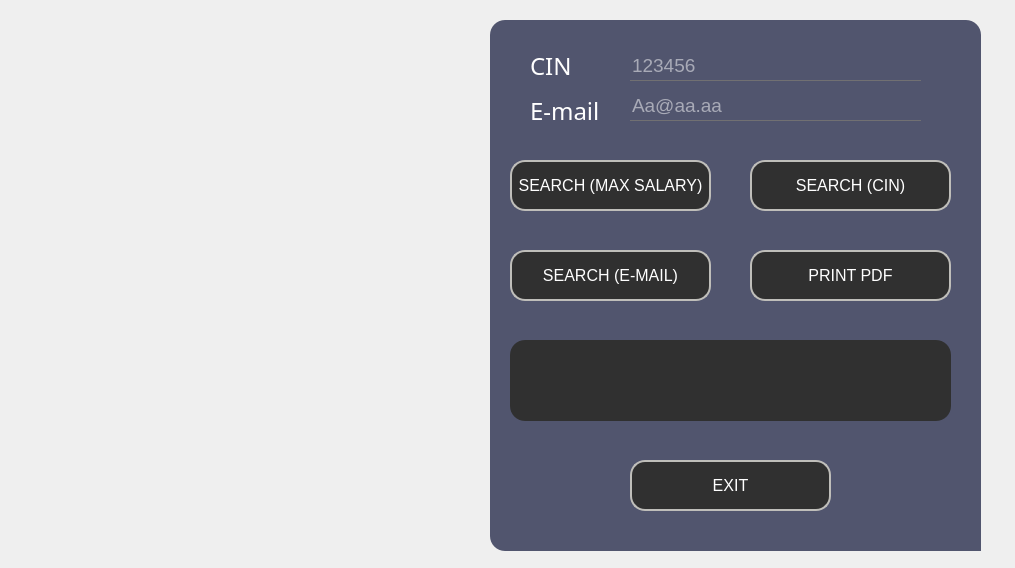
<?xml version="1.0" encoding="UTF-8"?>
<ui version="4.0">
 <class>searchpdf</class>
 <widget class="QDialog" name="searchpdf">
  <property name="geometry">
   <rect>
    <x>0</x>
    <y>0</y>
    <width>1015</width>
    <height>568</height>
   </rect>
  </property>
  <property name="windowTitle">
   <string>Dialog</string>
  </property>
  <property name="styleSheet">
   <string notr="true">*{
background:url(C:/Users/ALA/Desktop/2A/projet/hammerrrm.jpg);
}</string>
  </property>
  <widget class="QFrame" name="add_employee">
   <property name="geometry">
    <rect>
     <x>490</x>
     <y>20</y>
     <width>491</width>
     <height>531</height>
    </rect>
   </property>
   <property name="styleSheet">
    <string notr="true">QFrame
{
	background:#51556e;
    border-radius:15px;
}</string>
   </property>
   <property name="frameShape">
    <enum>QFrame::StyledPanel</enum>
   </property>
   <property name="frameShadow">
    <enum>QFrame::Raised</enum>
   </property>
   <widget class="QLabel" name="label_8">
    <property name="geometry">
     <rect>
      <x>380</x>
      <y>450</y>
      <width>231</width>
      <height>171</height>
     </rect>
    </property>
    <property name="text">
     <string/>
    </property>
    <property name="pixmap">
     <pixmap>D:/QTprojet/smart court.png</pixmap>
    </property>
    <property name="scaledContents">
     <bool>true</bool>
    </property>
   </widget>
   <widget class="QPushButton" name="add_new_employee">
    <property name="geometry">
     <rect>
      <x>140</x>
      <y>440</y>
      <width>201</width>
      <height>51</height>
     </rect>
    </property>
    <property name="font">
     <font>
      <pointsize>12</pointsize>
     </font>
    </property>
    <property name="styleSheet">
     <string notr="true">*{
color:white;
border-radius: 15px;
background:#303030;
border: 2px solid #bfbeba;
}

*:hover
{
	color:#303030;
	border-radius:15px;
	background:white;
border: 2px solid #bfbeba;
}</string>
    </property>
    <property name="text">
     <string>EXIT</string>
    </property>
   </widget>
   <widget class="QPushButton" name="PDF">
    <property name="geometry">
     <rect>
      <x>260</x>
      <y>230</y>
      <width>201</width>
      <height>51</height>
     </rect>
    </property>
    <property name="font">
     <font>
      <pointsize>12</pointsize>
     </font>
    </property>
    <property name="styleSheet">
     <string notr="true">*{
color:white;
border-radius: 15px;
background:#303030;
border: 2px solid #bfbeba;
}

*:hover
{
	color:#303030;
	border-radius:15px;
	background:white;
border: 2px solid #bfbeba;
}</string>
    </property>
    <property name="text">
     <string>PRINT PDF</string>
    </property>
   </widget>
   <widget class="QPushButton" name="SCIN">
    <property name="geometry">
     <rect>
      <x>260</x>
      <y>140</y>
      <width>201</width>
      <height>51</height>
     </rect>
    </property>
    <property name="font">
     <font>
      <pointsize>12</pointsize>
     </font>
    </property>
    <property name="styleSheet">
     <string notr="true">*{
color:white;
border-radius: 15px;
background:#303030;
border: 2px solid #bfbeba;
}

*:hover
{
	color:#303030;
	border-radius:15px;
	background:white;
border: 2px solid #bfbeba;
}</string>
    </property>
    <property name="text">
     <string>SEARCH (CIN)</string>
    </property>
   </widget>
   <widget class="QPushButton" name="SEMAIL">
    <property name="geometry">
     <rect>
      <x>20</x>
      <y>230</y>
      <width>201</width>
      <height>51</height>
     </rect>
    </property>
    <property name="font">
     <font>
      <pointsize>12</pointsize>
     </font>
    </property>
    <property name="styleSheet">
     <string notr="true">*{
color:white;
border-radius: 15px;
background:#303030;
border: 2px solid #bfbeba;
}

*:hover
{
	color:#303030;
	border-radius:15px;
	background:white;
border: 2px solid #bfbeba;
}</string>
    </property>
    <property name="text">
     <string>SEARCH (E-MAIL)</string>
    </property>
   </widget>
   <widget class="QPushButton" name="MAX">
    <property name="geometry">
     <rect>
      <x>20</x>
      <y>140</y>
      <width>201</width>
      <height>51</height>
     </rect>
    </property>
    <property name="font">
     <font>
      <pointsize>12</pointsize>
     </font>
    </property>
    <property name="styleSheet">
     <string notr="true">*{
color:white;
border-radius: 15px;
background:#303030;
border: 2px solid #bfbeba;
}

*:hover
{
	color:#303030;
	border-radius:15px;
	background:white;
border: 2px solid #bfbeba;
}</string>
    </property>
    <property name="text">
     <string>SEARCH (MAX SALARY)</string>
    </property>
   </widget>
   <widget class="QLineEdit" name="LCin">
    <property name="geometry">
     <rect>
      <x>140</x>
      <y>30</y>
      <width>291</width>
      <height>31</height>
     </rect>
    </property>
    <property name="font">
     <font>
      <pointsize>14</pointsize>
     </font>
    </property>
    <property name="acceptDrops">
     <bool>true</bool>
    </property>
    <property name="styleSheet">
     <string notr="true">*{
background:transparent;
border:none;
color:white;
border-bottom:1px solid #717072;
}</string>
    </property>
    <property name="inputMask">
     <string/>
    </property>
    <property name="text">
     <string/>
    </property>
    <property name="maxLength">
     <number>32767</number>
    </property>
    <property name="echoMode">
     <enum>QLineEdit::Normal</enum>
    </property>
    <property name="placeholderText">
     <string>123456</string>
    </property>
   </widget>
   <widget class="QLabel" name="label_7">
    <property name="geometry">
     <rect>
      <x>40</x>
      <y>20</y>
      <width>51</width>
      <height>51</height>
     </rect>
    </property>
    <property name="styleSheet">
     <string notr="true">*{
    font-family:century gothic;
    font-size:24px;
	color:white;
}

</string>
    </property>
    <property name="text">
     <string>CIN</string>
    </property>
   </widget>
   <widget class="QLineEdit" name="LEmail">
    <property name="geometry">
     <rect>
      <x>140</x>
      <y>70</y>
      <width>291</width>
      <height>31</height>
     </rect>
    </property>
    <property name="font">
     <font>
      <pointsize>14</pointsize>
     </font>
    </property>
    <property name="acceptDrops">
     <bool>true</bool>
    </property>
    <property name="styleSheet">
     <string notr="true">*{
background:transparent;
border:none;
color:white;
border-bottom:1px solid #717072;
}</string>
    </property>
    <property name="inputMask">
     <string/>
    </property>
    <property name="text">
     <string/>
    </property>
    <property name="maxLength">
     <number>32767</number>
    </property>
    <property name="echoMode">
     <enum>QLineEdit::Normal</enum>
    </property>
    <property name="placeholderText">
     <string>Aa@aa.aa</string>
    </property>
   </widget>
   <widget class="QLabel" name="label_12">
    <property name="geometry">
     <rect>
      <x>40</x>
      <y>70</y>
      <width>91</width>
      <height>41</height>
     </rect>
    </property>
    <property name="styleSheet">
     <string notr="true">*{
    font-family:century gothic;
    font-size:24px;
	color:white;
}

</string>
    </property>
    <property name="text">
     <string>E-mail</string>
    </property>
   </widget>
   <widget class="QTableView" name="TabAff">
    <property name="geometry">
     <rect>
      <x>20</x>
      <y>320</y>
      <width>441</width>
      <height>81</height>
     </rect>
    </property>
    <property name="autoFillBackground">
     <bool>false</bool>
    </property>
    <property name="styleSheet">
     <string notr="true">*{
color: #bfbeba ;
gridline-color: #bfbeba;
font-size: 12pt;
border-radius: 15px;
background: #303030;
}

*::selection
{
background-color:white;
border : 1px solid red;
}</string>
    </property>
    <property name="tabKeyNavigation">
     <bool>true</bool>
    </property>
    <property name="showGrid">
     <bool>true</bool>
    </property>
    <property name="sortingEnabled">
     <bool>false</bool>
    </property>
    <property name="wordWrap">
     <bool>false</bool>
    </property>
    <attribute name="horizontalHeaderDefaultSectionSize">
     <number>106</number>
    </attribute>
   </widget>
  </widget>
 </widget>
 <resources/>
 <connections/>
</ui>
